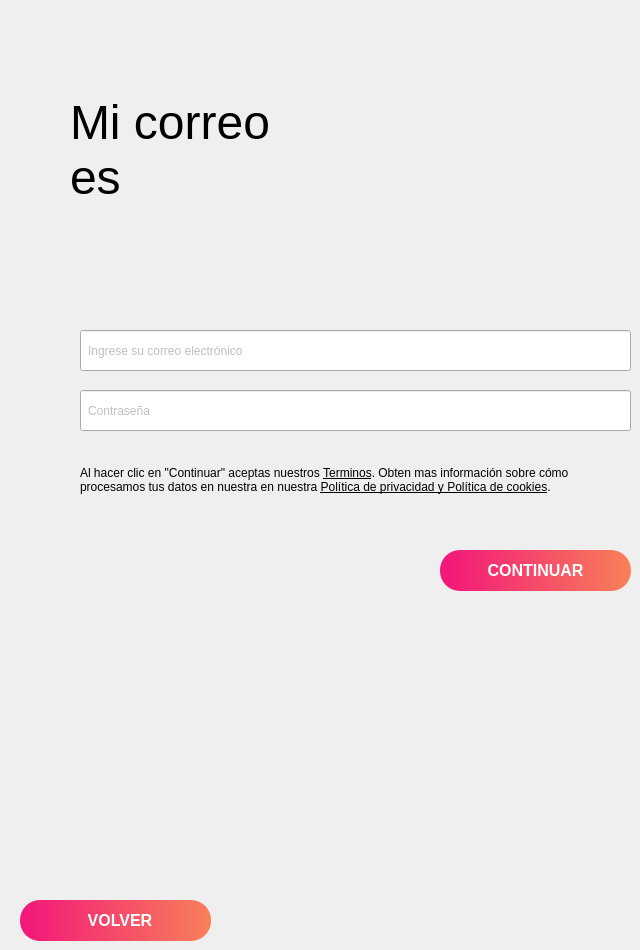
      <widget class="QWidget" name="WithEmail">
       <widget class="QLabel" name="label_78">
        <property name="geometry">
         <rect>
          <x>80</x>
          <y>450</y>
          <width>551</width>
          <height>61</height>
         </rect>
        </property>
        <property name="text">
         <string>&lt;html&gt;&lt;head/&gt;&lt;body&gt;&lt;p&gt;Al hacer clic en &amp;quot;Continuar&amp;quot; aceptas nuestros &lt;span style=&quot; text-decoration: underline;&quot;&gt;Terminos&lt;/span&gt;. Obten mas información sobre cómo &lt;br/&gt;procesamos tus datos en nuestra en nuestra &lt;span style=&quot; text-decoration: underline;&quot;&gt;Política de privacidad y Política de cookies&lt;/span&gt;.&lt;/p&gt;&lt;/body&gt;&lt;/html&gt;</string>
        </property>
        <property name="textFormat">
         <enum>Qt::AutoText</enum>
        </property>
        <property name="scaledContents">
         <bool>false</bool>
        </property>
       </widget>
       <widget class="QLabel" name="label_76">
        <property name="geometry">
         <rect>
          <x>70</x>
          <y>80</y>
          <width>441</width>
          <height>141</height>
         </rect>
        </property>
        <property name="font">
         <font>
          <pointsize>36</pointsize>
          <weight>50</weight>
          <bold>false</bold>
         </font>
        </property>
        <property name="styleSheet">
         <string notr="true">background-color: none;</string>
        </property>
        <property name="text">
         <string>Mi correo &lt;br&gt;es</string>
        </property>
       </widget>
       <widget class="QLineEdit" name="txtCCorreo">
        <property name="geometry">
         <rect>
          <x>80</x>
          <y>330</y>
          <width>551</width>
          <height>41</height>
         </rect>
        </property>
        <property name="styleSheet">
         <string notr="true">font: 12pt &quot;MS Shell Dlg 2&quot;;
padding: 5px;
color: gray;</string>
        </property>
        <property name="placeholderText">
         <string>Ingrese su correo electrónico</string>
        </property>
       </widget>
       <widget class="QPushButton" name="btnContinuarPrincipal02">
        <property name="geometry">
         <rect>
          <x>440</x>
          <y>550</y>
          <width>191</width>
          <height>41</height>
         </rect>
        </property>
        <property name="font">
         <font>
          <pointsize>12</pointsize>
          <weight>75</weight>
          <bold>true</bold>
         </font>
        </property>
        <property name="styleSheet">
         <string notr="true">background-color: qlineargradient(spread:pad, x1:0, y1:0, x2:1, y2:0, stop:0 rgba(243, 21, 122, 1), stop:1 rgba(248, 128, 89, 1));

color: White;
border-radius: 20px;</string>
        </property>
        <property name="text">
         <string>CONTINUAR</string>
        </property>
       </widget>
       <widget class="QPushButton" name="btnVolverAtras">
        <property name="geometry">
         <rect>
          <x>20</x>
          <y>900</y>
          <width>191</width>
          <height>41</height>
         </rect>
        </property>
        <property name="font">
         <font>
          <pointsize>12</pointsize>
          <weight>75</weight>
          <bold>true</bold>
         </font>
        </property>
        <property name="styleSheet">
         <string notr="true">background-color: qlineargradient(spread:pad, x1:0, y1:0, x2:1, y2:0, stop:0 rgba(243, 21, 122, 1), stop:1 rgba(248, 128, 89, 1));

color: White;
border-radius: 20px;</string>
        </property>
        <property name="text">
         <string>  VOLVER</string>
        </property>
        <property name="icon">
         <iconset>
          <normaloff>:/img/volver_blanco.png</normaloff>:/img/volver_blanco.png</iconset>
        </property>
        <property name="iconSize">
         <size>
          <width>30</width>
          <height>30</height>
         </size>
        </property>
       </widget>
       <widget class="QLineEdit" name="txtCPassword">
        <property name="geometry">
         <rect>
          <x>80</x>
          <y>390</y>
          <width>551</width>
          <height>41</height>
         </rect>
        </property>
        <property name="styleSheet">
         <string notr="true">font: 12pt &quot;MS Shell Dlg 2&quot;;
padding: 5px;
color: gray;</string>
        </property>
        <property name="echoMode">
         <enum>QLineEdit::Password</enum>
        </property>
        <property name="placeholderText">
         <string>Contraseña</string>
        </property>
        <property name="clearButtonEnabled">
         <bool>false</bool>
        </property>
       </widget>
      </widget>
